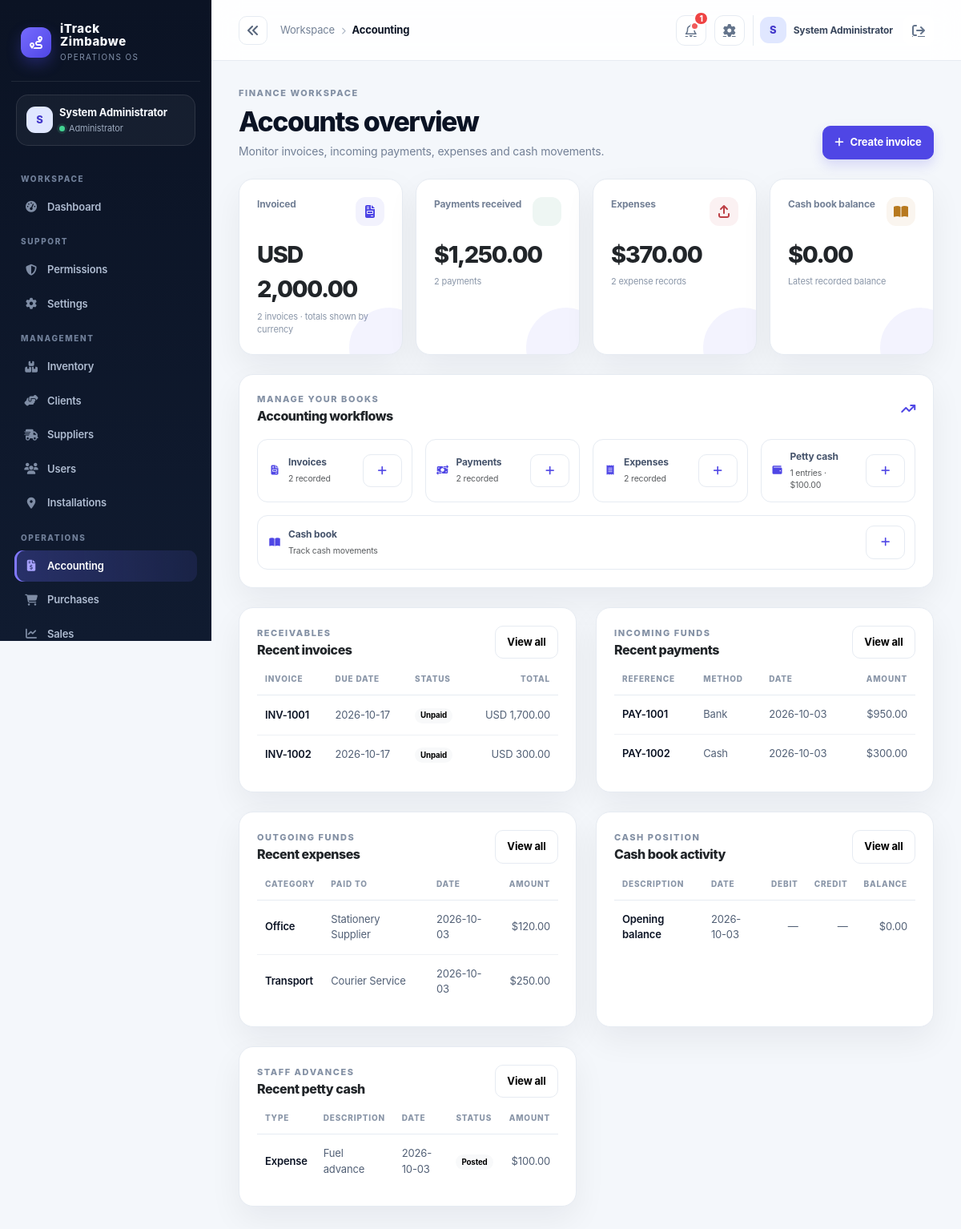
The page /index.php?controller=accounting (signed in) on the database its author committed.
### tables this page shows
CREATE TABLE IF NOT EXISTS invoices (
  id INT AUTO_INCREMENT PRIMARY KEY,
  sale_id INT NULL,
  installation_id INT NULL,
  invoice_number VARCHAR(150) NOT NULL UNIQUE,
  due_date DATE NOT NULL,
  status VARCHAR(50) NOT NULL DEFAULT 'unpaid',
  total_amount DECIMAL(14,2) NOT NULL DEFAULT 0.00,
  currency VARCHAR(8) NOT NULL DEFAULT 'USD',
  issue_date DATE NOT NULL DEFAULT CURRENT_DATE,
  reference_number VARCHAR(150),
  sales_person VARCHAR(150),
  customer_registered_name VARCHAR(200),
  customer_trade_name VARCHAR(200),
  customer_address TEXT,
  customer_email VARCHAR(190),
  customer_phone VARCHAR(80),
  customer_tin VARCHAR(80),
  customer_vat VARCHAR(80),
  created_at TIMESTAMP DEFAULT CURRENT_TIMESTAMP,
  FOREIGN KEY (sale_id) REFERENCES sales(id) ON DELETE CASCADE,
  FOREIGN KEY (installation_id) REFERENCES gps_devices(id) ON DELETE SET NULL
);

CREATE TABLE IF NOT EXISTS payments (
  id INT AUTO_INCREMENT PRIMARY KEY,
  invoice_id INT NULL,
  sale_id INT NULL,
  paid_by INT NULL,
  payment_date DATE NOT NULL DEFAULT CURRENT_DATE,
  amount DECIMAL(14,2) NOT NULL DEFAULT 0.00,
  method VARCHAR(50) NOT NULL DEFAULT 'cash',
  reference VARCHAR(150),
  created_at TIMESTAMP DEFAULT CURRENT_TIMESTAMP,
  FOREIGN KEY (invoice_id) REFERENCES invoices(id) ON DELETE SET NULL,
  FOREIGN KEY (sale_id) REFERENCES sales(id) ON DELETE SET NULL,
  FOREIGN KEY (paid_by) REFERENCES users(id) ON DELETE SET NULL
);

CREATE TABLE IF NOT EXISTS expenses (
  id INT AUTO_INCREMENT PRIMARY KEY,
  category VARCHAR(150) NOT NULL,
  amount DECIMAL(14,2) NOT NULL DEFAULT 0.00,
  paid_to VARCHAR(150),
  paid_by INT NULL,
  payment_date DATE NOT NULL DEFAULT CURRENT_DATE,
  description TEXT,
  created_at TIMESTAMP DEFAULT CURRENT_TIMESTAMP,
  FOREIGN KEY (paid_by) REFERENCES users(id) ON DELETE SET NULL
);

CREATE TABLE IF NOT EXISTS cash_book (
  id INT AUTO_INCREMENT PRIMARY KEY,
  entry_date DATE NOT NULL DEFAULT CURRENT_DATE,
  description VARCHAR(255),
  debit DECIMAL(14,2) NOT NULL DEFAULT 0.00,
  credit DECIMAL(14,2) NOT NULL DEFAULT 0.00,
  balance DECIMAL(14,2) NOT NULL DEFAULT 0.00,
  created_by INT NULL,
  created_at TIMESTAMP DEFAULT CURRENT_TIMESTAMP,
  FOREIGN KEY (created_by) REFERENCES users(id) ON DELETE SET NULL
);

CREATE TABLE IF NOT EXISTS petty_cash (
  id INT AUTO_INCREMENT PRIMARY KEY,
  user_id INT NULL,
  amount DECIMAL(14,2) NOT NULL DEFAULT 0.00,
  transaction_date DATE NOT NULL DEFAULT CURRENT_DATE,
  type VARCHAR(50) NOT NULL DEFAULT 'expense',
  description TEXT,
  status VARCHAR(50) NOT NULL DEFAULT 'posted',
  created_at TIMESTAMP DEFAULT CURRENT_TIMESTAMP,
  FOREIGN KEY (user_id) REFERENCES users(id) ON DELETE SET NULL
);

### app/views/accounting/index.php (the view, shortened to what the rows shown need)
<div class="d-flex flex-column flex-lg-row justify-content-between align-items-lg-end gap-3 mb-4">
    <div>
        <h1 class="page-title">Accounts overview</h1>
    </div>
</div>
<section class="card mb-4">
    <div class="card-body">
        <div class="section-heading">
            <div><div class="eyebrow">Manage your books</div><h2 class="mt-1">Accounting workflows</h2></div>
        </div>
    </div>
</section>
<div class="row g-4">
    <div class="col-xl-6">
        <section class="card h-100">
            <div class="card-body">
                <div class="section-heading">
                    <div><div class="eyebrow">Receivables</div><h2 class="mt-1">Recent invoices</h2></div>
                </div>
                <?php if (empty($recentInvoices)): ?>
                    <p class="text-muted mb-0">No invoices have been created yet.</p>
                <?php else: ?>
                    <div class="table-responsive">
                        <table class="table table-hover align-middle">
                            <thead><tr><th>Invoice</th><th>Due date</th><th>Status</th><th class="text-end">Total</th></tr></thead>
                            <tbody>
                                <?php foreach ($recentInvoices as $invoice): ?>
                                    <tr>
                                        <td class="fw-semibold"><?= htmlspecialchars($invoice['invoice_number'] ?? '', ENT_QUOTES, 'UTF-8') ?></td>
                                        <td><?= htmlspecialchars($invoice['due_date'] ?? '', ENT_QUOTES, 'UTF-8') ?></td>
                                        <td><span class="badge text-bg-light"><?= htmlspecialchars(ucfirst((string) ($invoice['status'] ?? '')), ENT_QUOTES, 'UTF-8') ?></span></td>
                                        <td class="text-end"><?= htmlspecialchars(strtoupper((string) ($invoice['currency'] ?? 'USD')), ENT_QUOTES, 'UTF-8') ?> <?= number_format((float) ($invoice['total_amount'] ?? 0), 2) ?></td>
                                    </tr>
                                <?php endforeach; ?>
                            </tbody>
                        </table>
                    </div>
                <?php endif; ?>
            </div>
        </section>
    </div>
    <div class="col-xl-6">
        <section class="card h-100">
            <div class="card-body">
                <div class="section-heading">
                    <div><div class="eyebrow">Incoming funds</div><h2 class="mt-1">Recent payments</h2></div>
                </div>
                <?php if (empty($recentPayments)): ?>
                    <p class="text-muted mb-0">No payments have been recorded yet.</p>
                <?php else: ?>
                    <div class="table-responsive">
                        <table class="table table-hover align-middle">
                            <thead><tr><th>Reference</th><th>Method</th><th>Date</th><th class="text-end">Amount</th></tr></thead>
                            <tbody>
                                <?php foreach ($recentPayments as $payment): ?>
                                    <tr>
                                        <td class="fw-semibold"><?= htmlspecialchars(($payment['reference'] ?? '') ?: '—', ENT_QUOTES, 'UTF-8') ?></td>
                                        <td><?= htmlspecialchars(ucwords(str_replace('_', ' ', (string) ($payment['method'] ?? ''))), ENT_QUOTES, 'UTF-8') ?></td>
                                        <td><?= htmlspecialchars($payment['payment_date'] ?? '', ENT_QUOTES, 'UTF-8') ?></td>
                                        <td class="text-end">$<?= number_format((float) ($payment['amount'] ?? 0), 2) ?></td>
                                    </tr>
                                <?php endforeach; ?>
                            </tbody>
                        </table>
                    </div>
                <?php endif; ?>
            </div>
        </section>
    </div>
    <div class="col-xl-6">
        <section class="card h-100">
            <div class="card-body">
                <div class="section-heading">
                    <div><div class="eyebrow">Outgoing funds</div><h2 class="mt-1">Recent expenses</h2></div>
                </div>
                <?php if (empty($recentExpenses)): ?>
                    <p class="text-muted mb-0">No expenses have been recorded yet.</p>
                <?php else: ?>
                    <div class="table-responsive">
                        <table class="table table-hover align-middle">
                            <thead><tr><th>Category</th><th>Paid to</th><th>Date</th><th class="text-end">Amount</th></tr></thead>
                            <tbody>
                                <?php foreach ($recentExpenses as $expense): ?>
                                    <tr>
                                        <td class="fw-semibold"><?= htmlspecialchars($expense['category'] ?? '', ENT_QUOTES, 'UTF-8') ?></td>
                                        <td><?= htmlspecialchars($expense['paid_to'] ?? '', ENT_QUOTES, 'UTF-8') ?></td>
                                        <td><?= htmlspecialchars($expense['payment_date'] ?? '', ENT_QUOTES, 'UTF-8') ?></td>
                                        <td class="text-end">$<?= number_format((float) ($expense['amount'] ?? 0), 2) ?></td>
                                    </tr>
                                <?php endforeach; ?>
                            </tbody>
                        </table>
                    </div>
                <?php endif; ?>
            </div>
        </section>
    </div>
    <div class="col-xl-6">
        <section class="card h-100">
            <div class="card-body">
                <div class="section-heading">
                    <div><div class="eyebrow">Cash position</div><h2 class="mt-1">Cash book activity</h2></div>
                </div>
                <?php if (empty($recentCashBook)): ?>
                    <p class="text-muted mb-0">No cash book entries have been recorded yet.</p>
                <?php else: ?>
                    <div class="table-responsive">
                        <table class="table table-hover align-middle">
                            <thead><tr><th>Description</th><th>Date</th><th class="text-end">Debit</th><th class="text-end">Credit</th><th class="text-end">Balance</th></tr></thead>
                            <tbody>
                                <?php foreach ($recentCashBook as $entry): ?>
                                    <tr>
                                        <td class="fw-semibold"><?= htmlspecialchars($entry['description'] ?? '', ENT_QUOTES, 'UTF-8') ?></td>
                                        <td><?= htmlspecialchars($entry['entry_date'] ?? '', ENT_QUOTES, 'UTF-8') ?></td>
                                        <td class="text-end"><?= (float) ($entry['debit'] ?? 0) > 0 ? '$' . number_format((float) $entry['debit'], 2) : '—' ?></td>
                                        <td class="text-end"><?= (float) ($entry['credit'] ?? 0) > 0 ? '$' . number_format((float) $entry['credit'], 2) : '—' ?></td>
                                        <td class="text-end">$<?= number_format((float) ($entry['balance'] ?? 0), 2) ?></td>
                                    </tr>
                                <?php endforeach; ?>
                            </tbody>
                        </table>
                    </div>
                <?php endif; ?>
            </div>
        </section>
    </div>
    <div class="col-xl-6">
        <section class="card h-100">
            <div class="card-body">
                <div class="section-heading">
                    <div><div class="eyebrow">Staff advances</div><h2 class="mt-1">Recent petty cash</h2></div>
                </div>
                <?php if (empty($recentPettyCash)): ?>
                    <p class="text-muted mb-0">No petty cash entries have been recorded yet.</p>
                <?php else: ?>
                    <div class="table-responsive">
                        <table class="table table-hover align-middle">
                            <thead><tr><th>Type</th><th>Description</th><th>Date</th><th>Status</th><th class="text-end">Amount</th></tr></thead>
                            <tbody>
                                <?php foreach ($recentPettyCash as $entry): ?>
                                    <tr>
                                        <td class="fw-semibold"><?= htmlspecialchars(ucfirst((string) ($entry['type'] ?? '')), ENT_QUOTES, 'UTF-8') ?></td>
                                        <td><?= htmlspecialchars($entry['description'] ?? '', ENT_QUOTES, 'UTF-8') ?></td>
                                        <td><?= htmlspecialchars($entry['transaction_date'] ?? '', ENT_QUOTES, 'UTF-8') ?></td>
                                        <td><span class="badge text-bg-light"><?= htmlspecialchars(ucfirst((string) ($entry['status'] ?? '')), ENT_QUOTES, 'UTF-8') ?></span></td>
                                        <td class="text-end">$<?= number_format((float) ($entry['amount'] ?? 0), 2) ?></td>
                                    </tr>
                                <?php endforeach; ?>
                            </tbody>
                        </table>
                    </div>
                <?php endif; ?>
            </div>
        </section>
    </div>
</div>

### rows shown on the page
invoices: invoice_number "INV-1001", due_date "2026-10-17", status "Unpaid", currency "USD", total_amount "1,700.00"
invoices: invoice_number "INV-1002", due_date "2026-10-17", status "Unpaid", currency "USD", total_amount "300.00"
payments: reference "PAY-1001", method "Bank", payment_date "2026-10-03", amount "950.00"
payments: reference "PAY-1002", method "Cash", payment_date "2026-10-03", amount "300.00"
expenses: category "Office", paid_to "Stationery Supplier", payment_date "2026-10-03", amount "120.00"
expenses: category "Transport", paid_to "Courier Service", payment_date "2026-10-03", amount "250.00"
cash_book: description "Opening balance", entry_date "2026-10-03", balance "0.00"
petty_cash: type "Expense", description "Fuel advance", transaction_date "2026-10-03", status "Posted", amount "100.00"

### other values the page prints
$initials "S"
$user['name'] "System Administrator"
$role "Administrator"
$group "WORKSPACE"
$item['label'] "Dashboard"
$group "SUPPORT"
$item['label'] "Permissions"
$item['label'] "Settings"
$group "MANAGEMENT"
$item['label'] "Inventory"
$item['label'] "Clients"
$item['label'] "Suppliers"
$item['label'] "Users"
$item['label'] "Installations"
$group "OPERATIONS"
